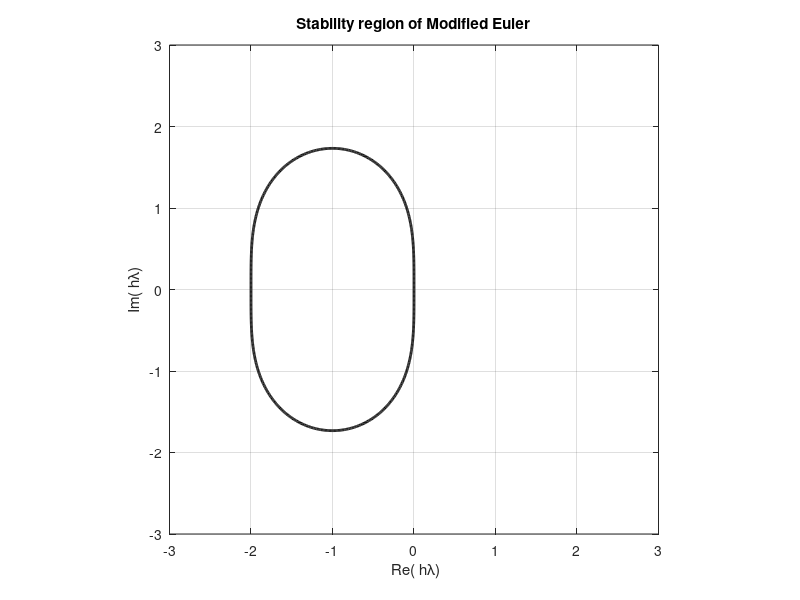

Write the MATLAB code that produced this figure. (Note: this script raises an error after producing the figure.)
%  stability regions of the Modified Euler method
% Z = x +1i *y , 
clear all;

ZR = -3:0.01:3;   %Real
ZI = -3:0.01:3;     %Imaginary

[X,Y] = meshgrid(ZR,ZI);    %Matrix
z = X+1i*Y;

%The Stabilty Region
Rho = abs(1 + z + (1/2)*z.^2);

%The command contour is used to plot the line curve
contour(X,Y,Rho,[1,1], "k" , "linewidth" ,2);

title( 'Stability region of Modified Euler')
xlabel( ' Re( h\lambda)')
ylabel( 'Im( h\lambda)')
axis square , grid on
xline(0); yline(0);